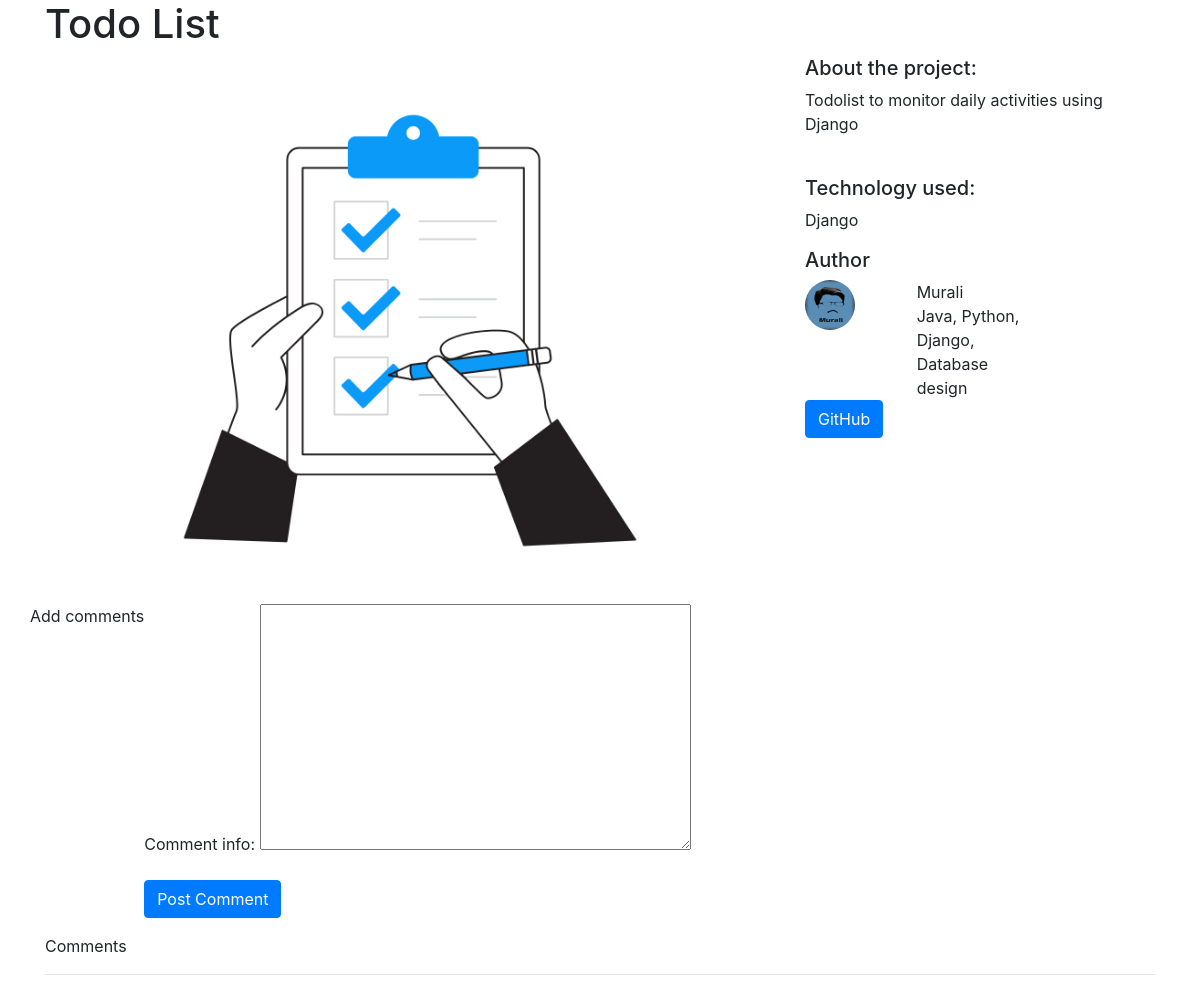
The page /77/ on the database its author committed.
### myprojects/models.py (models this page shows, shortened)
class myprojects(models.Model):
    title=models.CharField(max_length=60)
    technology=models.CharField(max_length=20)
    description=models.TextField()
    image=models.ImageField(upload_to="pics")
    author=models.ForeignKey(Author,on_delete=models.CASCADE,null=True,blank=True)
    github=models.TextField(max_length=60, null=True)

class Author(models.Model):
    name=models.CharField(max_length=60)
    skills=models.TextField()
    profilepic=models.ImageField(upload_to="authorpics")

### myprojects/views.py (the view)
# urls.py: path("<int:pk>/",views.project_details,name="project_details"),
def project_details(request,pk):
    print("inside project details")
    project=myprojects.objects.get(pk=pk)
    if request.method=="POST":
        form=commentforms(data=request.POST)
        if form.is_valid():
            newcomment=form.save(commit=False)
            newcomment.myprojects=project
            newcomment.save()
    else:
        form=commentforms()
    comments_connected=comments.objects.filter(myprojects__pk=pk)
    for comment in comments_connected:
        print(comment.comment_info)
    context={
        'project':project,
        'author':project.author,
        'form':form,
        'comments':comments_connected
    }
    return render(request,"projectdetail.html",context)

### myprojects/forms.py
class commentforms(forms.ModelForm):
    class Meta:
        model=comments
        fields=['comment_info']

### portfolio/templates/projectdetail.html (shortened to what this page needs)
{% extends 'base.html' %}
{% load static %}
{% block page_content %}
<h1>{{ project.title }}</h1>
<div class="row">
    <div class="col-md-8">
        <img src="{{project.image.url}}" alt="" width="100%">
    </div>
    <div class="col-md-4">
        <h5>About the project:</h5>
        <p>{{ project.description }}</p>
        <br>
        <h5>Technology used:</h5>
        <p>{{ project.technology }}</p>
        <h5>Author</h5>
        <div class="row"><div class="col-md-4"><img src="{{ author.profilepic.url }}" class="rounded-circle" alt="Cinque Terre" width="50" height="50"></div>
        <div class="col-md-4"><div class="row"><h7>{{ author.name }}</h7></div>
        <div class="row">{{ author.skills }}</div>
        </div> </div>
        <a href="https://github.com/{{ project.github }}" target="blank" class="btn btn-primary">GitHub</a>
    </div>
</div>
<div class="row">
<h7>Add comments</h7>
<form method="POST" width="100%">
    <div class="form-group">
    {{ form.as_p }}
    </div>
    <button type="submit" class="btn btn-primary">Post Comment</button>
</div>
<p>Comments</p>
<hr>
{% endblock  %}

### rows shown on the page
myprojects: title "Todo List", image (picture), description "Todolist to monitor daily activities using Django", technology "Django"
Author: profilepic (picture), name "Murali", skills "Java, Python, Django, Database design"
